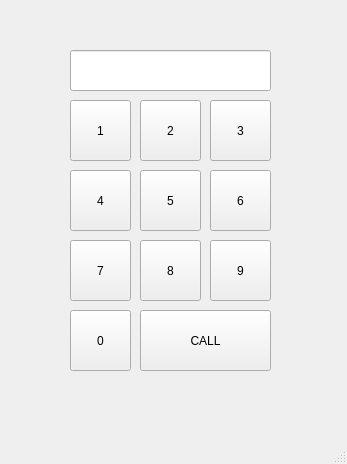
<?xml version="1.0" encoding="UTF-8"?>
<ui version="4.0">
 <class>MainWindow</class>
 <widget class="QMainWindow" name="MainWindow">
  <property name="geometry">
   <rect>
    <x>0</x>
    <y>0</y>
    <width>347</width>
    <height>464</height>
   </rect>
  </property>
  <property name="windowTitle">
   <string>MainWindow</string>
  </property>
  <widget class="QWidget" name="centralwidget">
   <widget class="QLineEdit" name="qle">
    <property name="geometry">
     <rect>
      <x>70</x>
      <y>50</y>
      <width>201</width>
      <height>41</height>
     </rect>
    </property>
    <property name="alignment">
     <set>Qt::AlignRight|Qt::AlignTrailing|Qt::AlignVCenter</set>
    </property>
   </widget>
   <widget class="QPushButton" name="pb1">
    <property name="geometry">
     <rect>
      <x>70</x>
      <y>100</y>
      <width>61</width>
      <height>61</height>
     </rect>
    </property>
    <property name="text">
     <string>1</string>
    </property>
   </widget>
   <widget class="QPushButton" name="pb2">
    <property name="geometry">
     <rect>
      <x>140</x>
      <y>100</y>
      <width>61</width>
      <height>61</height>
     </rect>
    </property>
    <property name="text">
     <string>2</string>
    </property>
   </widget>
   <widget class="QPushButton" name="pb3">
    <property name="geometry">
     <rect>
      <x>210</x>
      <y>100</y>
      <width>61</width>
      <height>61</height>
     </rect>
    </property>
    <property name="text">
     <string>3</string>
    </property>
   </widget>
   <widget class="QPushButton" name="pb4">
    <property name="geometry">
     <rect>
      <x>70</x>
      <y>170</y>
      <width>61</width>
      <height>61</height>
     </rect>
    </property>
    <property name="text">
     <string>4</string>
    </property>
   </widget>
   <widget class="QPushButton" name="pb5">
    <property name="geometry">
     <rect>
      <x>140</x>
      <y>170</y>
      <width>61</width>
      <height>61</height>
     </rect>
    </property>
    <property name="text">
     <string>5</string>
    </property>
   </widget>
   <widget class="QPushButton" name="pb6">
    <property name="geometry">
     <rect>
      <x>210</x>
      <y>170</y>
      <width>61</width>
      <height>61</height>
     </rect>
    </property>
    <property name="text">
     <string>6</string>
    </property>
   </widget>
   <widget class="QPushButton" name="pb7">
    <property name="geometry">
     <rect>
      <x>70</x>
      <y>240</y>
      <width>61</width>
      <height>61</height>
     </rect>
    </property>
    <property name="text">
     <string>7</string>
    </property>
   </widget>
   <widget class="QPushButton" name="pb8">
    <property name="geometry">
     <rect>
      <x>140</x>
      <y>240</y>
      <width>61</width>
      <height>61</height>
     </rect>
    </property>
    <property name="text">
     <string>8</string>
    </property>
   </widget>
   <widget class="QPushButton" name="pb9">
    <property name="geometry">
     <rect>
      <x>210</x>
      <y>240</y>
      <width>61</width>
      <height>61</height>
     </rect>
    </property>
    <property name="text">
     <string>9</string>
    </property>
   </widget>
   <widget class="QPushButton" name="pb0">
    <property name="geometry">
     <rect>
      <x>70</x>
      <y>310</y>
      <width>61</width>
      <height>61</height>
     </rect>
    </property>
    <property name="text">
     <string>0</string>
    </property>
   </widget>
   <widget class="QPushButton" name="pb_call">
    <property name="geometry">
     <rect>
      <x>140</x>
      <y>310</y>
      <width>131</width>
      <height>61</height>
     </rect>
    </property>
    <property name="text">
     <string>CALL</string>
    </property>
   </widget>
  </widget>
  <widget class="QMenuBar" name="menubar">
   <property name="geometry">
    <rect>
     <x>0</x>
     <y>0</y>
     <width>347</width>
     <height>21</height>
    </rect>
   </property>
  </widget>
  <widget class="QStatusBar" name="statusbar"/>
 </widget>
 <resources/>
 <connections/>
</ui>
